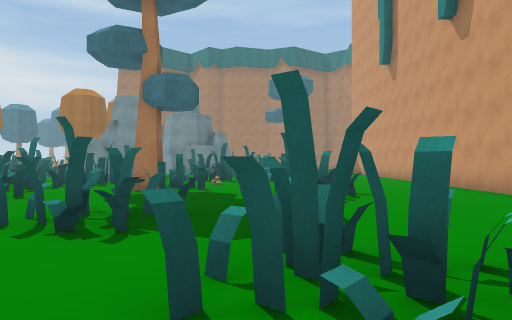
view 1 (above)

24 first-person views from a walk through a Unity game level. The camera is 1.5 m above the floor, looks level and sees 70° across. The floor is counted in squares, 2 m on a side. Each view is taken from the middle of a square. On the plan, view 1 faces up. The plan holds only what a view shows up to about 11 squares ahead; the rest is blank. The place goes on beyond the plan. Some surface patterns are stand-ins.

view 2
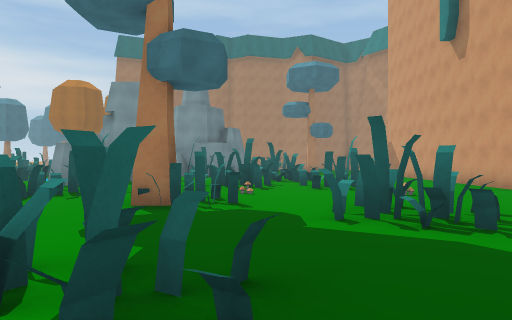

view 3
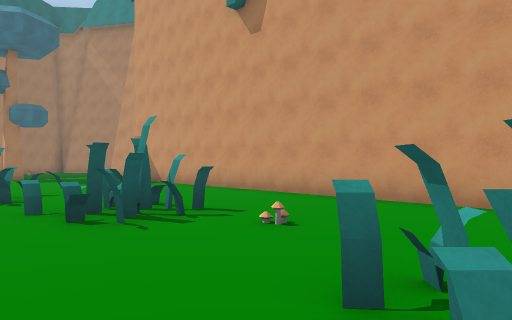

view 4
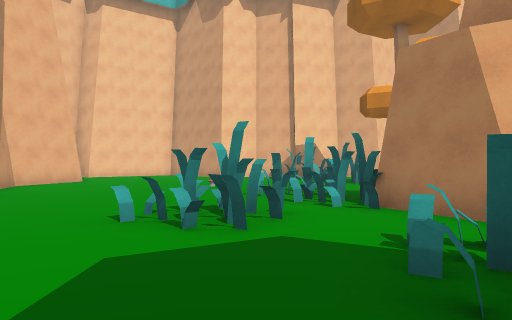

view 5
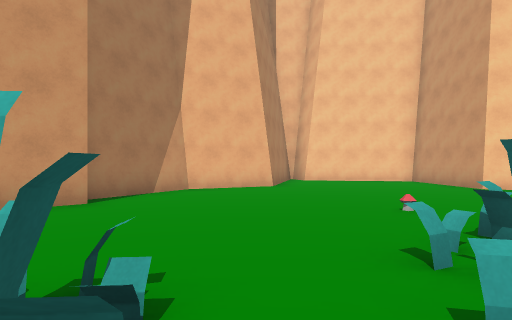

view 6
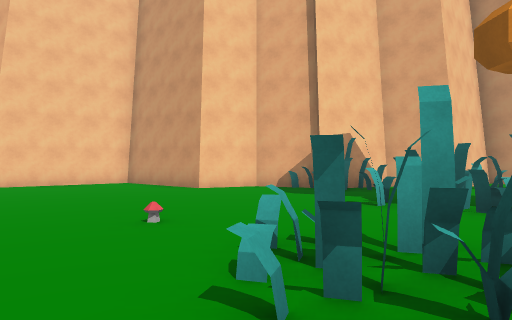

view 7
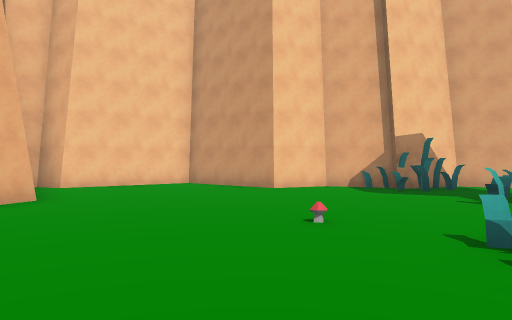

view 8
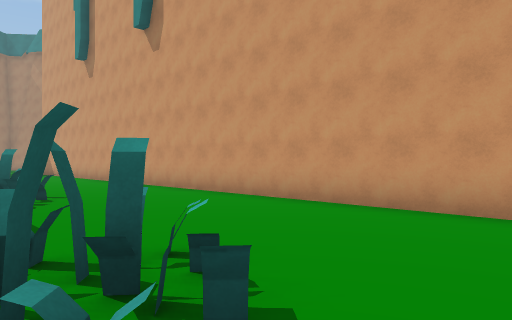

view 9
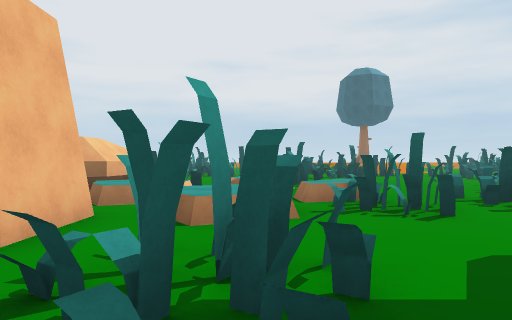

view 10
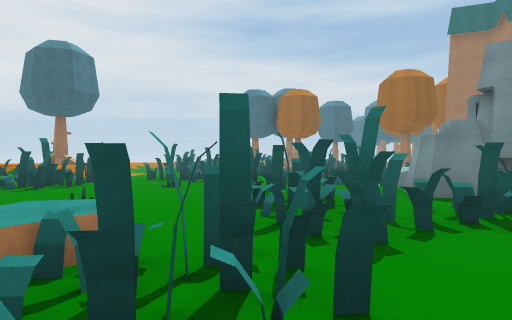

view 11
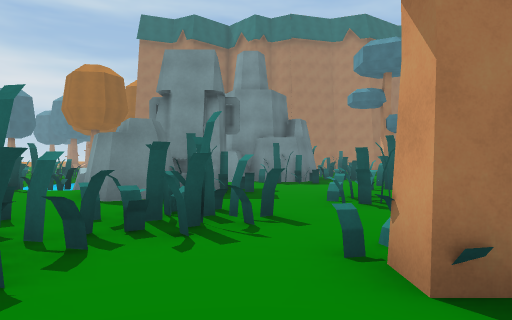

view 12
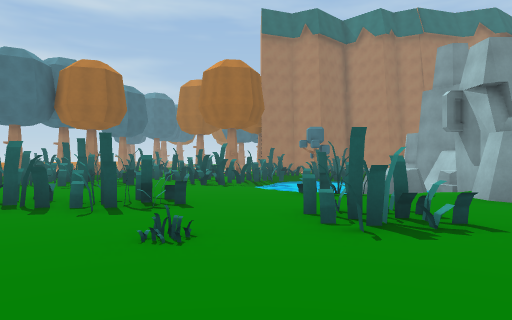

view 13
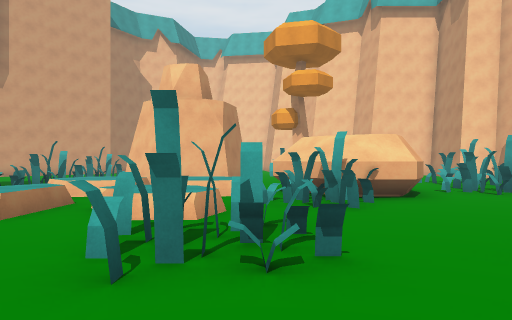

view 14
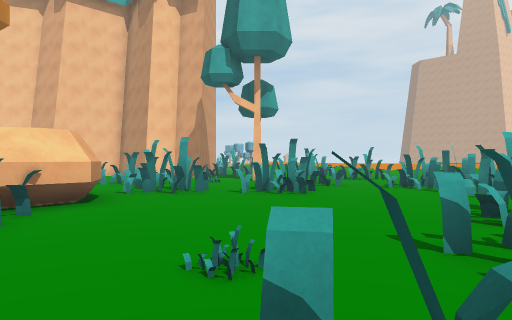

view 15
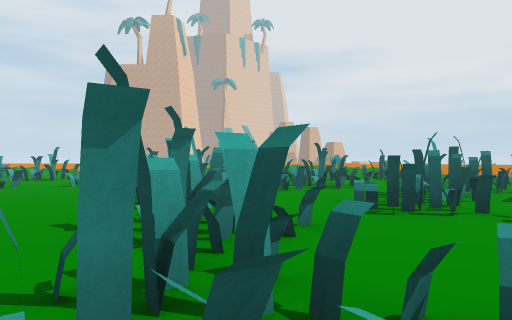

view 16
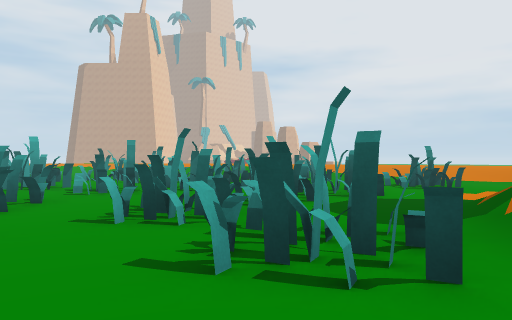

view 17
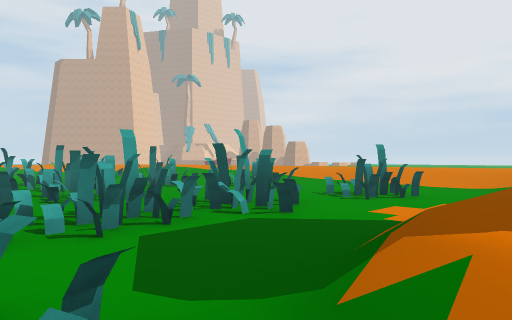

view 18
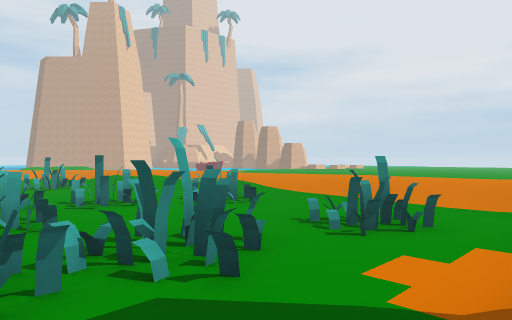

view 19
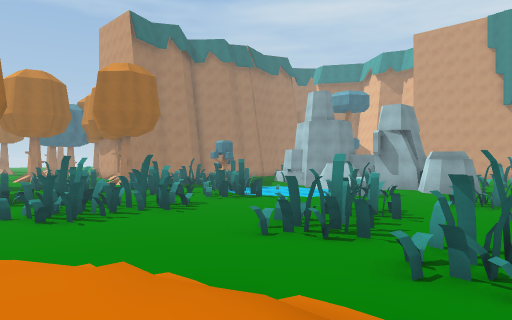

view 20
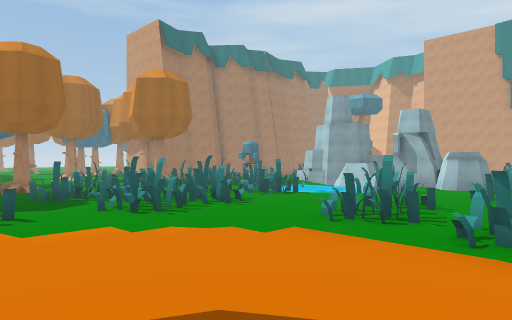

view 21
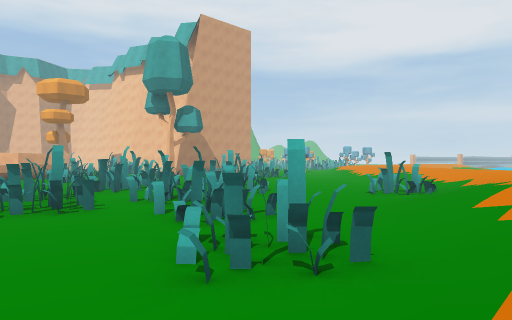

view 22
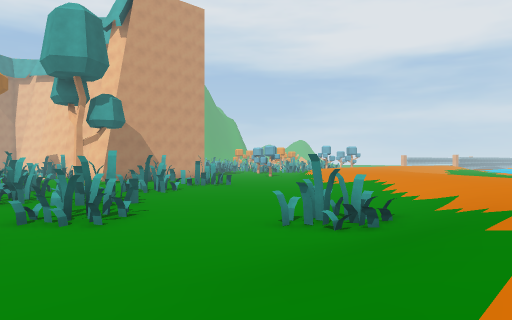

view 23
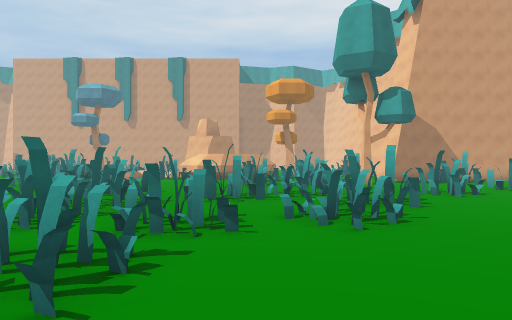

view 24
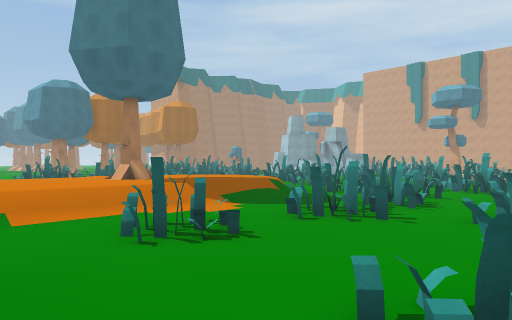

### Floor plan
Key: @ floor where view 1 was taken; # wall or solid block; . main floor; : floor 1 m higher than the main floor; / step, stairs or slope; = window, fence, low wall or low ledge; T tree; M mushroom; R rock; O other object.
Columns run from 31 left of view 1 to 8 right of it. Each row starts with its distance up from view 1.
 19         #..##.#....     OO      ..
 18         .........../  OO    ... ..
 17         .............#OO   ....#..  .#
 16           ............../O#....#.  ..#
 15           ..............OO....... ...#
 14   ::    ///...####......OO...##......#
 13   ::: T::://........#........#..##...#
 12   :::T ::::/..............#..........#
 11   ::::  :::/.##........#..#..........#
 10   :::::::://. . ........##..T#.......#
  9  //////////... ##.......#...##.......#
  8 //.........##...#...............#....#
  7 /...............#......RR#...........#
  6 /..#..##...=....#..##.RRR............#
  5 /.....##.#....##.....RRR.RR..#.......#
  4 /..............#.......  RR..#.......#
  3 /............#.........RRR###........#
  2 //......#....#.......##RRR###..#.....#
  1 //##......#.........####.## ##.......#
  0  //..#.#............#        #.@.....#
 -1  //.....#..##........        .#......##
 -2  ///.............#.##.       .#.......#
 -3  ://....#...#.........      ....M.....#
 -4  ://....#..#...##   .#     T..........#
 -5   //......##.       ##     .#.........#
 -6   //##.......              .#.........#
 -7   //.........#            ............
 -8   ///.......##           #.............
 -9   :///....  ..           ######.##....##
-10    ////.                ####  #####..##

Where each view was taken, in squares from view 1:
view 1: 0 up, 0 right, facing up
view 2: 3 up, 1 left, facing up
view 3: 8 up, 1 left, facing up-right
view 4: 7 up, 0 right, facing down
view 5: 2 up, 1 left, facing down-right
view 6: 1 up, 0 right, facing down
view 7: 1 up, 2 right, facing down
view 8: 0 up, 0 right, facing up-right
view 9: 5 up, 0 right, facing left
view 10: 6 up, 4 left, facing up-left
view 11: 7 up, 4 left, facing up
view 12: 8 up, 12 left, facing up
view 13: 8 up, 14 left, facing down-right
view 14: 7 up, 14 left, facing down
view 15: 8 up, 14 left, facing down-left
view 16: 10 up, 17 left, facing down-left
view 17: 10 up, 20 left, facing down-left
view 18: 9 up, 22 left, facing down-left
view 19: 10 up, 22 left, facing up-right
view 20: 10 up, 24 left, facing up-right
view 21: 4 up, 31 left, facing down-right
view 22: 1 down, 30 left, facing down-right
view 23: 2 down, 29 left, facing right
view 24: 1 up, 31 left, facing up-right
